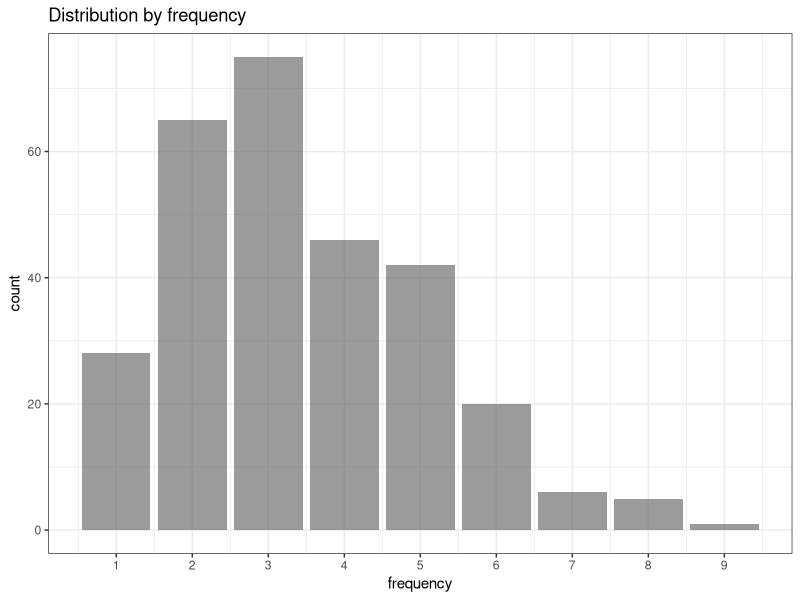
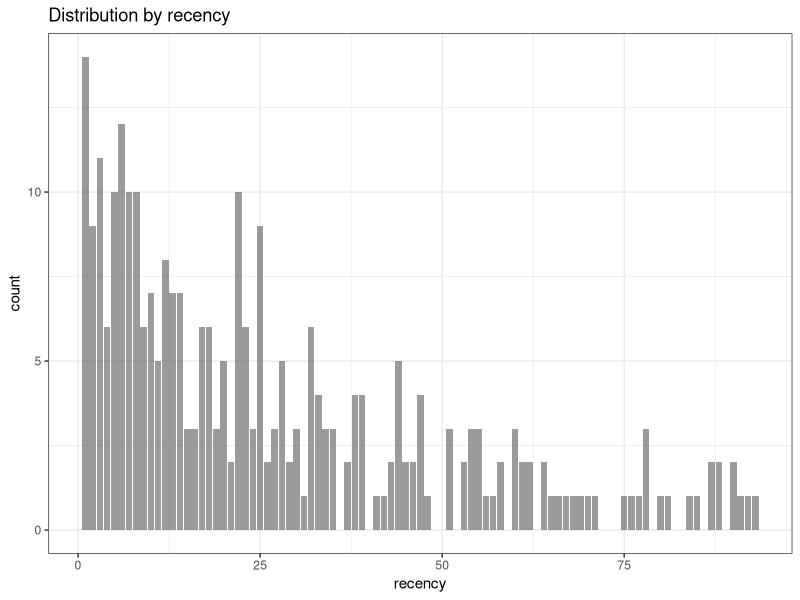

The R source for these figures, in order:
# loading libraries
library(dplyr)
library(reshape2)
library(ggplot2)
library(Hmisc)   # use the describe(data.frame) function for great stats derived from the data.frame

# creating data sample
set.seed(10)
data <- data.frame(orderId=sample(c(1:1000), 5000, replace=TRUE),
                   product=sample(c('NULL','a','b','c'), 5000, replace=TRUE,
                                  prob=c(0.15, 0.65, 0.3, 0.15)))
order <- data.frame(orderId=c(1:1000),
                    clientId=sample(c(1:300), 1000, replace=TRUE))
gender <- data.frame(clientId=c(1:300),
                     gender=sample(c('male', 'female'), 300, replace=TRUE, prob=c(0.40, 0.60)))
date <- data.frame(orderId=c(1:1000),
                   orderdate=sample((1:100), 1000, replace=TRUE))
orders <- merge(data, order, by='orderId')
orders <- merge(orders, gender, by='clientId')
orders <- merge(orders, date, by='orderId')
orders <- orders[orders$product!='NULL', ]
orders$orderdate <- as.Date(orders$orderdate, origin="2012-01-01")


# reporting date
today <- as.Date('2012-04-11', format='%Y-%m-%d')

# processing data
orders <- dcast(orders, orderId + clientId + gender + orderdate ~ product, value.var='product', fun.aggregate=length)

orders <- orders %>%
  group_by(clientId) %>%
  mutate(frequency=n(),
         recency=as.numeric(today-orderdate)) %>%
  filter(orderdate==max(orderdate)) %>%
  filter(orderId==max(orderId))

# exploratory analysis
ggplot(orders, aes(x=frequency)) +
  theme_bw() +
  scale_x_continuous(breaks=c(1:10)) +
  geom_bar(alpha=0.6, binwidth=1) +
  ggtitle("Distribution by frequency")

ggplot(orders, aes(x=recency)) +
  theme_bw() +
  geom_bar(alpha=0.6, binwidth=1) +
  ggtitle("Distribution by recency")
